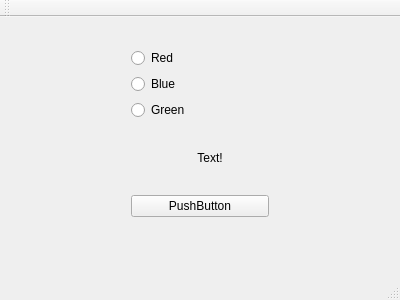
<?xml version="1.0" encoding="UTF-8"?>
<ui version="4.0">
 <class>MainWindow</class>
 <widget class="QMainWindow" name="MainWindow">
  <property name="geometry">
   <rect>
    <x>0</x>
    <y>0</y>
    <width>400</width>
    <height>300</height>
   </rect>
  </property>
  <property name="windowTitle">
   <string>MainWindow</string>
  </property>
  <widget class="QWidget" name="centralWidget">
   <widget class="QWidget" name="verticalLayoutWidget">
    <property name="geometry">
     <rect>
      <x>120</x>
      <y>20</y>
      <width>160</width>
      <height>191</height>
     </rect>
    </property>
    <layout class="QVBoxLayout" name="verticalLayout">
     <item>
      <widget class="QRadioButton" name="radioButton">
       <property name="text">
        <string>Red</string>
       </property>
      </widget>
     </item>
     <item>
      <widget class="QRadioButton" name="radioButton_2">
       <property name="text">
        <string>Blue</string>
       </property>
      </widget>
     </item>
     <item>
      <widget class="QRadioButton" name="radioButton_3">
       <property name="text">
        <string>Green</string>
       </property>
      </widget>
     </item>
     <item>
      <widget class="QLabel" name="label">
       <property name="text">
        <string>                    Text!</string>
       </property>
      </widget>
     </item>
     <item>
      <widget class="QPushButton" name="pushButton">
       <property name="text">
        <string>PushButton</string>
       </property>
      </widget>
     </item>
    </layout>
   </widget>
  </widget>
  <widget class="QMenuBar" name="menuBar">
   <property name="geometry">
    <rect>
     <x>0</x>
     <y>0</y>
     <width>400</width>
     <height>21</height>
    </rect>
   </property>
  </widget>
  <widget class="QToolBar" name="mainToolBar">
   <attribute name="toolBarArea">
    <enum>TopToolBarArea</enum>
   </attribute>
   <attribute name="toolBarBreak">
    <bool>false</bool>
   </attribute>
  </widget>
  <widget class="QStatusBar" name="statusBar"/>
 </widget>
 <layoutdefault spacing="6" margin="11"/>
 <resources/>
 <connections/>
</ui>
